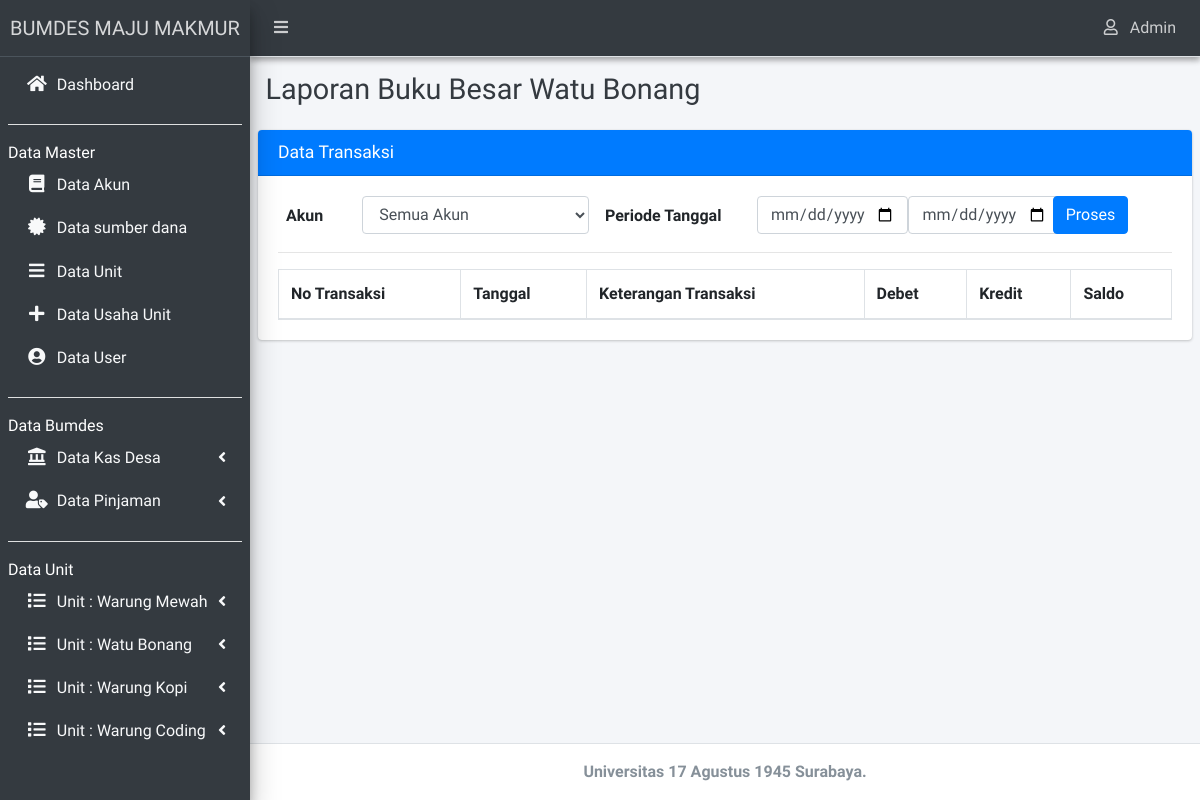
Page /admin/index.php?hal=lap_buku_besar&id=16 (signed in) on the earlier database version.
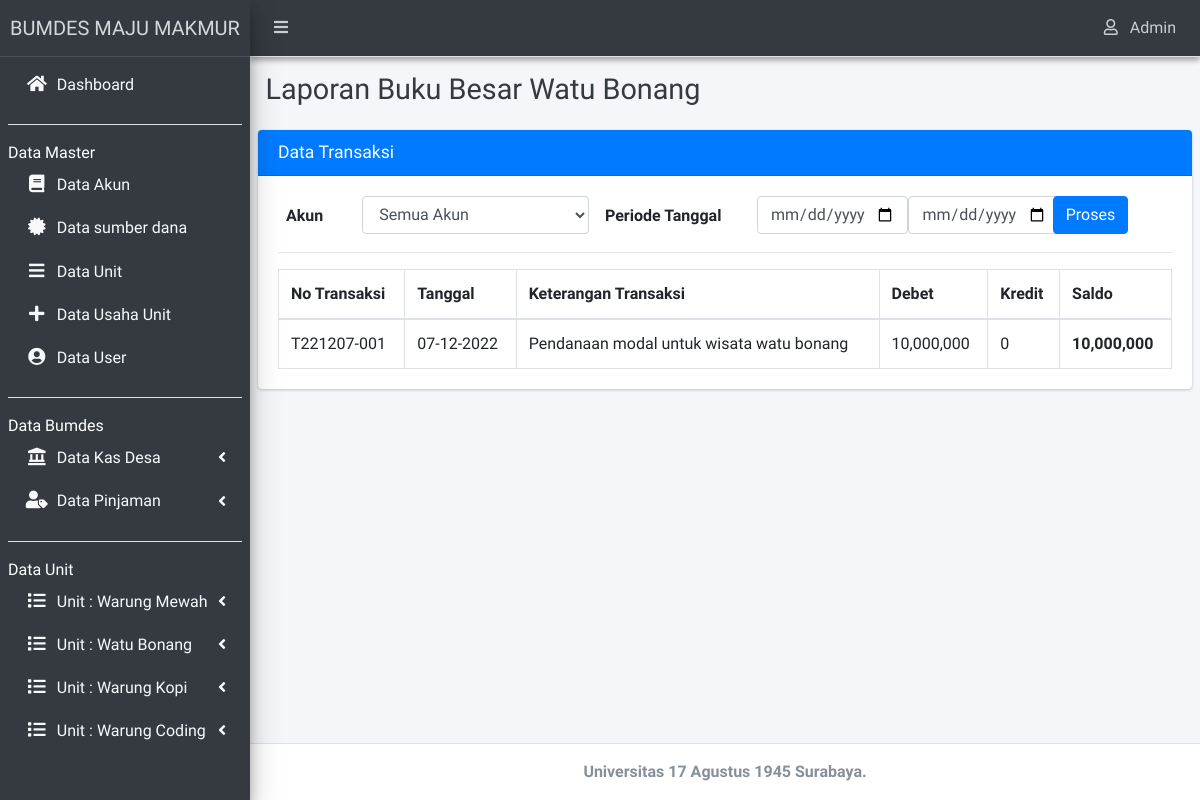
Same page on the later database version.
### tables this page shows
CREATE TABLE `tb_unit` (
  `id_unit` int(11) NOT NULL,
  `nama_unit` varchar(30) DEFAULT NULL
);

CREATE TABLE `tb_transaksi` (
  `id_jurnal` int(11) NOT NULL,
  `id_transaksi` char(14) DEFAULT NULL,
  `tanggal` date DEFAULT NULL,
  `id_kegiatan` int(11) DEFAULT NULL,
  `kode_akun` varchar(20) DEFAULT NULL,
  `id_index` varchar(20) DEFAULT NULL,
  `keterangan_transaksi` varchar(255) DEFAULT NULL,
  `debet` int(11) DEFAULT NULL,
  `kredit` int(11) DEFAULT NULL
);

### setting/crud.php (called while the page is built, shortened)
<?php
  function caridata($conn,$qry){
    $row = $conn->query($qry)->fetch_array();
    return $row[0];
  }
?>

### setting/tanggal.php (called while the page is built, shortened)
<?php
	function tgl_indo($tgl){
			$tgl		= date_create($tgl);
			$tanggal	= date_format($tgl,"d-m-Y");
			return $tanggal;
	}
?>

### admin/lap_buku_besar.php (the view, shortened to what the changed rows need)
<div class="content-header">
  <div class="container-fluid">
    <div class="row mb-2">
      <div class="col-sm-12">
        <h1 class="m-0 text-dark">Laporan Buku Besar <?=caridata($mysqli,"select nama_unit from tb_unit where id_unit='".$_GET['id']."'")?></h1>
      </div>
    </div>
  </div>
</div>
<section class="content">
  <div class="row">
    <div class="col-12">
      <div class="card card-primary">
        <div class="card-header">
          <h3 class="card-title primary">Data Transaksi </h3>
        </div>
        <div class="card-body">
          <?php
          $id_unit=$_GET['id'];
          if(isset($_POST['par1'])){
            $par1=$_POST['par1'];
            $par2=$_POST['par2'];
            $id_akun=$_POST['id_akun'];
            if($_POST['id_akun']=='Semua')
              $where="where id_unit='$id_unit' and (tanggal between '$par1' and '$par2')";
            else
              $where="where id_unit='$id_unit' and (tanggal between '$par1' and '$par2') and kode_akun='$id_akun'";
          }else{
            $par1="";
            $par2="";
            $where="where id_unit='$id_unit'";
          }
          ?>
          <form role="form" id="quickForm" action="?hal=lap_buku_besar&id=<?=$id_unit?>" method="post">
            <div class="form-group row">
              <label for="nama" class="col-1 m-2">Akun</label>
              <select class="form-control select2 col-3" name="id_akun">
                <option value="Semua">Semua Akun</option>
              </select>
              <label  for="nama" class="col-2 m-2">Periode Tanggal</label>
              <input type="date" name="par1" class="form-control col-2" value="<?=@$par1?>" required="">
              <input type="date" name="par2" class="form-control col-2" value="<?=@$par2?>" required="">
              <div class="col-1">
                <input type="submit" name="proses" class="btn btn-primary" style="float: right" value="Proses">
              </div>
            </div>
          </form>
          <hr>
          <table id="example3" class="table table-bordered table-hover">
            <thead>
              <tr>
                <th>No Transaksi</th>
                <th>Tanggal</th>
                <th>Keterangan Transaksi</th>
                <th>Debet</th>
                <th>Kredit</th>
                <th>Saldo</th>
              </tr>
            </thead>
            <tbody>
              <?php
              $saldo=0;
              $query      = "SELECT * from tb_transaksi join tb_kegiatan using(id_kegiatan) $where";
              $result     = $mysqli->query($query);
              $num_result = $result->num_rows;
              if ($num_result > 0) {
                while ($data = mysqli_fetch_assoc($result)) {
                  extract($data);
                  $saldo+=$debet;
                  $saldo-=$kredit;
                  ?>
                  <tr>
                    <td><?php echo $id_transaksi; ?></td>
                    <td><?php echo tgl_indo($tanggal); ?></td>
                    <td><?php echo $keterangan_transaksi; ?></td>
                    <td><?php echo number_format($debet,0); ?></td>
                    <td><?php echo number_format($kredit,0); ?></td>
                    <th><?php echo number_format($saldo,0); ?></th>
                  </tr>
                <?php }}?>
              </table>
            </div>
          </div>
        </div>
      </div>
    </section>

### admin/_menu.php (shortened to what the changed rows need)
<?php
$query="SELECT * from tb_unit";
$result=$mysqli->query($query);
$num_result=$result->num_rows;
if ($num_result > 0 ) {
	while ($data=mysqli_fetch_assoc($result)) {
		extract($data);  ?>
		<li class="nav-item has-treeview">
			<a href="#" class="nav-link text-light">
				<i class="nav-icon fas fa-list"></i>
				<p>
					Unit : <?=$nama_unit;?>
					<i class="fas fa-angle-left right"></i>
				</p>
			</a>
		</li>
		<?php } } ?>

Differences in the rows shown:
added tb_transaksi: id_transaksi "T221207-001", tanggal "07-12-2022", keterangan_transaksi "Pendanaan modal untuk wisata watu bonang", debet "10,000,000", kredit "0", saldo "10,000,000"
